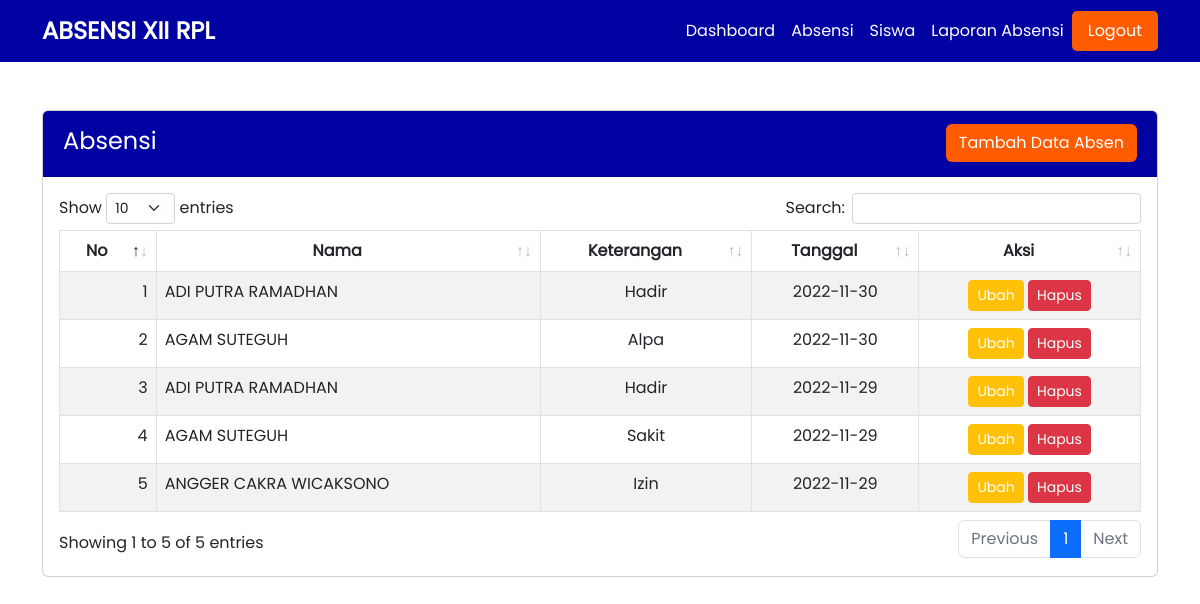
/views/absensi.php, run on the app's committed database.
### tables this page shows
CREATE TABLE `tbl_absensi` (
  `id_absen` int(11) NOT NULL,
  `id_siswa` int(11) NOT NULL,
  `keterangan` varchar(100) NOT NULL,
  `tanggal` date NOT NULL
);

CREATE TABLE `tbl_siswa` (
  `id_siswa` int(11) NOT NULL,
  `nama` varchar(100) NOT NULL,
  `email` varchar(100) NOT NULL,
  `alamat` varchar(100) NOT NULL,
  `notelp` varchar(100) NOT NULL
);

### apps/base_url.php (called while the page is built, shortened)
<?php
$base_url = 'http://localhost/absensi-adisaputra/';

### views/absensi.php (the view, shortened to what this page needs)
<?php
$active = 'absensi';
include("../layouts/header.php");
$queryAbsensi = mysqli_query($koneksi, "SELECT * FROM tbl_absensi JOIN tbl_siswa ON tbl_siswa.id_siswa = tbl_absensi.id_siswa ORDER BY tanggal DESC");
?>
<div class="container">
    <div class="card mt-5">
        <div class="card-header " style="background-color: #0002A1;">
            <div class="d-flex justify-content-between align-items-center py-1 px-1">
                <h4 class="text-white mt-1">Absensi</h4>
                <button type="button" class="btn text-white" data-bs-toggle="modal" data-bs-target="#exampleModal" style="background-color: #FF5B00;">Tambah Data Absen</button>
            </div>
        </div>
        <div class="card-body">
            <table id="table" class="table table-striped table-bordered  d-md-block d-lg-table overflow-auto">
                <thead>
                    <tr class="text-center">
                        <th>No</th>
                        <th>Nama</th>
                        <th>Keterangan</th>
                        <th>Tanggal</th>
                        <th>Aksi</th>
                    </tr>
                </thead>
                <tbody>
                    <?php
                    $no = 1;
                    foreach ($queryAbsensi as $absensi) {
                    ?>
                        <tr>
                            <td class="text-end"><?= $no++ ?></td>
                            <td><?= $absensi['nama'] ?></td>
                            <td class="text-center"><?= $absensi['keterangan'] ?></td>
                            <td class="text-center"><?= $absensi['tanggal'] ?></td>
                            <td class="text-center">
                                <button type="button" data-bs-toggle="modal" data-bs-target="#modalEdit<?= $no ?>" class="btn btn-sm btn-warning text-white">Ubah</button>
                                <a button class="btn btn-delete btn-sm btn-danger text-white" href="aksi-absensi.php?id_absen=<?= $absensi['id_absen'] ?>">Hapus</a>
                            </td>
                        </tr>
                    <?php } ?>
                </tbody>
            </table>
        </div>
    </div>
</div>
<?php include("../layouts/footer.php") ?>

### layouts/header.php (shortened to what this page needs)
<?php
include_once("../apps/base_url.php");
?>
<!DOCTYPE html>
<html lang="en">
<head>
    <link rel="stylesheet" href="<?php echo $base_url; ?>assets/bootstrap/css/bootstrap.min.css">
    <link rel="stylesheet" href="<?php echo $base_url; ?>assets/datatables/datatables.min.css">
    <link rel="stylesheet" href="<?php echo $base_url; ?>assets/styles/style.css">
</head>
<body>
    <nav class="navbar navbar-expand-lg p-2" style="background-color:#0002A1;">
        <div class="container">
            <a class="navbar-brand text-white fs-4 text-uppercase fw-bold" href="#">Absensi XII RPL</a>
            <div class="collapse navbar-collapse" id="navbarNav">
                <ul class="navbar-nav ms-auto">
                    <li class="nav-item">
                        <a class="text-white nav-link <?= $active == 'dashboard' ? 'active' : '' ?> fs-6" href="<?php echo $base_url; ?>views/dashboard.php">Dashboard</a>
                    </li>
                    <li class="nav-item">
                        <a class="text-white nav-link <?= $active == 'absensi' ? 'active' : '' ?> fs-6" href="<?php echo $base_url; ?>views/absensi.php">Absensi</a>
                    </li>
                    <li class="nav-item">
                        <a class="text-white nav-link <?= $active == 'siswa' ? 'active' : '' ?> fs-6" href="<?php echo $base_url; ?>views/siswa.php">Siswa</a>
                    </li>
                    <li class="nav-item">
                        <a class="text-white nav-link <?= $active == 'laporan' ? 'active' : '' ?> fs-6" href="<?php echo $base_url; ?>views/laporan_siswa.php">Laporan Absensi</a>
                    </li>
                    <li class="nav-item">
                        <a class="nav-link text-white px-3 btn-logout" name="" style="background-color: #FF5B00; border-radius: 5px;" href="<?php echo $base_url; ?>auth/logout_proses.php">Logout</a>
                    </li>
                </ul>
            </div>
        </div>
    </nav>

### layouts/footer.php (shortened to what this page needs)
</body>
</html>

### assets/styles/style.css (style rules this page uses)
html { height: 100%; }
body { min-height: 100vh; font-family: "Poppins-Regular"; }

### layouts/header.php (style rules this page uses)
* { font-family: "Poppins-regular"; }

### data on the page
tbl_absensi: id_siswa.nama "ADI PUTRA RAMADHAN", keterangan "Hadir", tanggal "2022-11-30"
tbl_absensi: id_siswa.nama "AGAM SUTEGUH", keterangan "Alpa", tanggal "2022-11-30"
tbl_absensi: id_siswa.nama "ADI PUTRA RAMADHAN", keterangan "Hadir", tanggal "2022-11-29"
tbl_absensi: id_siswa.nama "AGAM SUTEGUH", keterangan "Sakit", tanggal "2022-11-29"
tbl_absensi: id_siswa.nama "ANGGER CAKRA WICAKSONO", keterangan "Izin", tanggal "2022-11-29"
